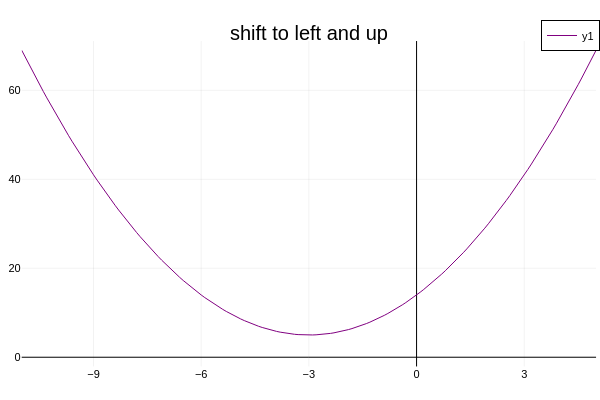

Notebook code cell kept with this figure:
### Code cell
@syms x
# let c > 0
c = 3
f = (x + c)^2 + 5

x_domain, x_left, x_right = get_domain(-c)

plot(x_domain,f, title="shift to left and up" , color=:purple, framestyle=:zerolines,
 xlims = (x_left, x_right))

### Figure 1 — Plotly figure (JSON) as saved in the notebook; plotly's stock layout.template omitted (floating-point values rounded to 4 significant figures; data arrays with more than 128 entries replaced by an {"elided": "..."} marker saying what was removed)
{"data": [{"colorbar": {"len": 0.9039, "title": "", "x": 0.9934, "y": 0.4896}, "legendgroup": "y1", "line": {"color": "rgba(128, 0, 128, 1.000)", "dash": "solid", "shape": "linear", "width": 1}, "mode": "lines", "name": "y1", "showlegend": true, "type": "scatter", "x": {"elided": "161 float values"}, "xaxis": "x", "y": {"elided": "161 float values"}, "yaxis": "y"}], "layout": {"annotations": [{"font": {"color": "rgba(0, 0, 0, 1.000)", "family": "sans-serif", "size": 20}, "rotation": 0, "showarrow": false, "text": "shift to left and up", "x": 0.5148, "xanchor": "center", "xref": "paper", "y": 1, "yanchor": "top", "yref": "paper"}], "height": 400, "legend": {"bgcolor": "rgba(255, 255, 255, 1.000)", "bordercolor": "rgba(0, 0, 0, 1.000)", "borderwidth": 1, "font": {"color": "rgba(0, 0, 0, 1.000)", "family": "sans-serif", "size": 11}, "title": {"font": {"color": "rgba(0, 0, 0, 1.000)", "family": "sans-serif", "size": 15}, "text": ""}, "tracegroupgap": 0, "traceorder": "normal", "x": 1, "xanchor": "auto", "y": 1, "yanchor": "auto"}, "margin": {"b": 20, "l": 0, "r": 0, "t": 20}, "paper_bgcolor": "rgba(255, 255, 255, 1.000)", "plot_bgcolor": "rgba(255, 255, 255, 1.000)", "showlegend": true, "width": 600, "xaxis": {"anchor": "y", "domain": [0.03619, 0.9934], "gridcolor": "rgba(0, 0, 0, 0.100)", "gridwidth": 0.5, "linecolor": "rgba(0, 0, 0, 1.000)", "mirror": false, "range": [-11, 5], "showgrid": true, "showline": false, "showticklabels": true, "tickangle": 0, "tickcolor": "rgba(0, 0, 0, 0.000)", "tickfont": {"color": "rgba(0, 0, 0, 1.000)", "family": "sans-serif", "size": 11}, "tickmode": "array", "ticks": "inside", "ticktext": ["−9", "−6", "−3", "0", "3"], "tickvals": [-9, -6, -3, 0, 3], "title": "", "titlefont": {"color": "rgba(0, 0, 0, 1.000)", "family": "sans-serif", "size": 15}, "type": "-", "visible": true, "zeroline": true, "zerolinecolor": "rgba(0, 0, 0, 1.000)"}, "yaxis": {"anchor": "x", "domain": [0.03762, 0.9415], "gridcolor": "rgba(0, 0, 0, 0.100)", "gridwidth": 0.5, "linecolor": "rgba(0, 0, 0, 1.000)", "mirror": false, "range": [-2.07, 71.07], "showgrid": true, "showline": false, "showticklabels": true, "tickangle": 0, "tickcolor": "rgba(0, 0, 0, 0.000)", "tickfont": {"color": "rgba(0, 0, 0, 1.000)", "family": "sans-serif", "size": 11}, "tickmode": "array", "ticks": "inside", "ticktext": ["0", "20", "40", "60"], "tickvals": [0, 20, 40, 60], "title": "", "titlefont": {"color": "rgba(0, 0, 0, 1.000)", "family": "sans-serif", "size": 15}, "type": "-", "visible": true, "zeroline": true, "zerolinecolor": "rgba(0, 0, 0, 1.000)"}}}
